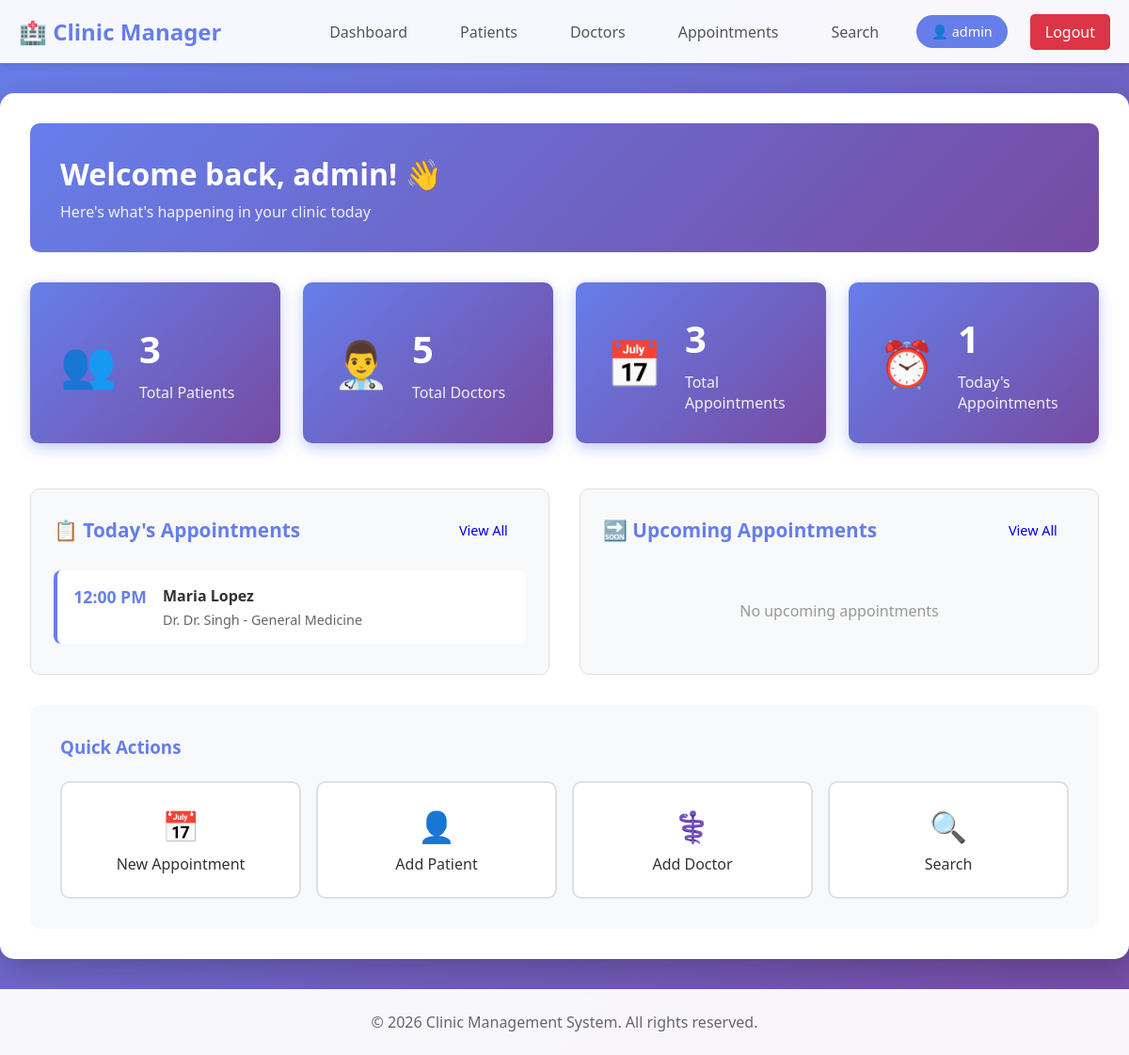
Page /public/dashboard.php (signed in) on the committed database.
### tables this page shows
CREATE TABLE `appointments` (
  `id` int(11) NOT NULL,
  `patient_id` int(11) DEFAULT NULL,
  `doctor_id` int(11) DEFAULT NULL,
  `appointment_date` date DEFAULT NULL,
  `appointment_time` time DEFAULT NULL
);

CREATE TABLE `patients` (
  `id` int(11) NOT NULL,
  `name` varchar(100) DEFAULT NULL,
  `phone` varchar(50) DEFAULT NULL
);

CREATE TABLE `doctors` (
  `id` int(11) NOT NULL,
  `name` varchar(100) DEFAULT NULL,
  `specialty` varchar(100) DEFAULT NULL
);

### includes/auth.php (called while the page is built, shortened)
<?php
function getUsername() {
    return isset($_SESSION['username']) ? $_SESSION['username'] : null;
}
?>

### includes/functions.php (called while the page is built, shortened)
<?php
function formatTime($time) {
    return date("g:i A", strtotime($time));
}
?>

### public/dashboard.php (the view, shortened to what this page needs)
<?php
require_once '../config/db.php';
require_once '../includes/functions.php';
require_once '../includes/auth.php';
$total_patients = mysqli_fetch_assoc(mysqli_query($conn, "SELECT COUNT(*) as count FROM patients"))['count'];
$total_doctors = mysqli_fetch_assoc(mysqli_query($conn, "SELECT COUNT(*) as count FROM doctors"))['count'];
$total_appointments = mysqli_fetch_assoc(mysqli_query($conn, "SELECT COUNT(*) as count FROM appointments"))['count'];
$today_appointments = mysqli_fetch_assoc(mysqli_query($conn, "SELECT COUNT(*) as count FROM appointments WHERE appointment_date = CURDATE()"))['count'];
$today_query = "SELECT a.*, p.name as patient_name, d.name as doctor_name, d.specialty
                FROM appointments a
                LEFT JOIN patients p ON a.patient_id = p.id
                LEFT JOIN doctors d ON a.doctor_id = d.id
                WHERE a.appointment_date = CURDATE()
                ORDER BY a.appointment_time ASC";
$today_appointments_result = mysqli_query($conn, $today_query);
$upcoming_query = "SELECT a.*, p.name as patient_name, d.name as doctor_name, d.specialty
                   FROM appointments a
                   LEFT JOIN patients p ON a.patient_id = p.id
                   LEFT JOIN doctors d ON a.doctor_id = d.id
                   WHERE a.appointment_date > CURDATE()
                   ORDER BY a.appointment_date ASC, a.appointment_time ASC
                   LIMIT 5";
$upcoming_appointments = mysqli_query($conn, $upcoming_query);
include '../includes/header.php';
?>
<div class="dashboard">
    <div class="welcome-banner">
        <h2>Welcome back, <?php echo htmlspecialchars(getUsername()); ?>! 👋</h2>
        <p>Here's what's happening in your clinic today</p>
    </div>
    <div class="stats-grid">
        <div class="stat-card stat-patients">
            <div class="stat-icon">👥</div>
            <div class="stat-info">
                <h3><?php echo $total_patients; ?></h3>
                <p>Total Patients</p>
            </div>
        </div>
        <div class="stat-card stat-doctors">
            <div class="stat-icon">👨‍⚕️</div>
            <div class="stat-info">
                <h3><?php echo $total_doctors; ?></h3>
                <p>Total Doctors</p>
            </div>
        </div>
        <div class="stat-card stat-appointments">
            <div class="stat-icon">📅</div>
            <div class="stat-info">
                <h3><?php echo $total_appointments; ?></h3>
                <p>Total Appointments</p>
            </div>
        </div>
        <div class="stat-card stat-today">
            <div class="stat-icon">⏰</div>
            <div class="stat-info">
                <h3><?php echo $today_appointments; ?></h3>
                <p>Today's Appointments</p>
            </div>
        </div>
    </div>
    <div class="dashboard-grid">
        <div class="dashboard-section">
            <div class="section-header">
                <h3>📋 Today's Appointments</h3>
                <a href="appointments.php" class="btn btn-sm">View All</a>
            </div>
            <div class="appointments-list">
                <?php if (mysqli_num_rows($today_appointments_result) > 0): ?>
                    <?php while($apt = mysqli_fetch_assoc($today_appointments_result)): ?>
                    <div class="appointment-card">
                        <div class="appointment-time">
                            <span class="time"><?php echo formatTime($apt['appointment_time']); ?></span>
                        </div>
                        <div class="appointment-details">
                            <h4><?php echo htmlspecialchars($apt['patient_name']); ?></h4>
                            <p>Dr. <?php echo htmlspecialchars($apt['doctor_name']); ?> - <?php echo htmlspecialchars($apt['specialty']); ?></p>
                        </div>
                    </div>
                    <?php endwhile; ?>
                <?php else: ?>
                    <p class="no-data">No appointments scheduled for today</p>
                <?php endif; ?>
            </div>
        </div>
        <div class="dashboard-section">
            <div class="section-header">
                <h3>🔜 Upcoming Appointments</h3>
                <a href="appointments.php" class="btn btn-sm">View All</a>
            </div>
            <div class="appointments-list">
                <?php if (mysqli_num_rows($upcoming_appointments) > 0): ?>
                    <?php while($apt = mysqli_fetch_assoc($upcoming_appointments)): ?>
                    <div class="appointment-card">
                        <div class="appointment-time">
                            <span class="date"><?php echo formatDate($apt['appointment_date']); ?></span>
                            <span class="time"><?php echo formatTime($apt['appointment_time']); ?></span>
                        </div>
                        <div class="appointment-details">
                            <h4><?php echo htmlspecialchars($apt['patient_name']); ?></h4>
                            <p>Dr. <?php echo htmlspecialchars($apt['doctor_name']); ?> - <?php echo htmlspecialchars($apt['specialty']); ?></p>
                        </div>
                    </div>
                    <?php endwhile; ?>
                <?php else: ?>
                    <p class="no-data">No upcoming appointments</p>
                <?php endif; ?>
            </div>
        </div>
    </div>
    <div class="quick-actions">
        <h3>Quick Actions</h3>
        <div class="action-buttons">
            <a href="add.php?type=appointment" class="action-btn">
                <span class="action-icon">📅</span>
                <span>New Appointment</span>
            </a>
            <a href="add.php?type=patient" class="action-btn">
                <span class="action-icon">👤</span>
                <span>Add Patient</span>
            </a>
            <a href="add.php?type=doctor" class="action-btn">
                <span class="action-icon">⚕️</span>
                <span>Add Doctor</span>
            </a>
            <a href="search.php" class="action-btn">
                <span class="action-icon">🔍</span>
                <span>Search</span>
            </a>
        </div>
    </div>
</div>
<?php include '../includes/footer.php'; ?>

### assets/css/style.css (style rules this page uses)
* { margin: 0; padding: 0; box-sizing: border-box; }
body { font-family: 'Segoe UI', Tahoma, Geneva, Verdana, sans-serif; background: linear-gradient(135deg, #667eea 0%, #764ba2 100%); min-height: 100vh; color: #333; }
.welcome-banner { background: linear-gradient(135deg, #667eea 0%, #764ba2 100%); color: white; padding: 2rem; border-radius: 10px; margin-bottom: 2rem; }
.welcome-banner h2 { font-size: 2rem; margin-bottom: 0.5rem; }
.welcome-banner p { opacity: 0.9; }
.stats-grid { display: grid; grid-template-columns: repeat(auto-fit, minmax(250px, 1fr)); gap: 1.5rem; margin-bottom: 3rem; }
.stat-card { background: linear-gradient(135deg, #667eea 0%, #764ba2 100%); color: white; padding: 2rem; border-radius: 10px; display: flex; align-items: center; gap: 1.5rem; box-shadow: 0 5px 15px rgba(102, 126, 234, 0.4); transition: transform 0.3s; }
.stat-icon { font-size: 3rem; }
.stat-info h3 { font-size: 2.5rem; margin-bottom: 0.5rem; }
.stat-info p { font-size: 1rem; opacity: 0.9; }
.dashboard-grid { display: grid; grid-template-columns: repeat(auto-fit, minmax(400px, 1fr)); gap: 2rem; margin-bottom: 2rem; }
.dashboard-section { background: #f8f9fa; padding: 1.5rem; border-radius: 10px; border: 1px solid #e0e0e0; }
.section-header { display: flex; justify-content: space-between; align-items: center; margin-bottom: 1.5rem; }
.section-header h3 { color: #667eea; font-size: 1.3rem; }
.btn-sm { padding: 0.5rem 1rem; font-size: 0.9rem; }
.appointments-list { display: flex; flex-direction: column; gap: 1rem; }
.appointment-card { background: white; padding: 1rem; border-radius: 8px; display: flex; gap: 1rem; border-left: 4px solid #667eea; }
.appointment-time { display: flex; flex-direction: column; align-items: center; min-width: 80px; }
.appointment-time .time { font-size: 1.1rem; font-weight: bold; color: #667eea; }
.appointment-details h4 { color: #333; margin-bottom: 0.3rem; }
.appointment-details p { color: #666; font-size: 0.9rem; }
.no-data { text-align: center; padding: 2rem; color: #999; }
.quick-actions { background: #f8f9fa; padding: 2rem; border-radius: 10px; }
.quick-actions h3 { color: #667eea; margin-bottom: 1.5rem; }
.action-buttons { display: grid; grid-template-columns: repeat(auto-fit, minmax(150px, 1fr)); gap: 1rem; }
.action-btn { background: white; padding: 1.5rem; border-radius: 10px; text-align: center; text-decoration: none; color: #333; transition: all 0.3s; border: 2px solid #e0e0e0; }
.action-icon { font-size: 2rem; display: block; margin-bottom: 0.5rem; }
.btn { padding: 0.6rem 1.2rem; border: none; border-radius: 5px; cursor: pointer; text-decoration: none; display: inline-block; font-weight: 500; transition: all 0.3s; }

### rows in the picture
appointments: appointment_time "12:00 PM", patient.name "Maria Lopez", doctor.name "Dr. Singh", doctor.specialty "General Medicine"

### other values in the picture
getUsername() "admin"
$total_patients "3"
$total_doctors "5"
$total_appointments "3"
$today_appointments "1"
